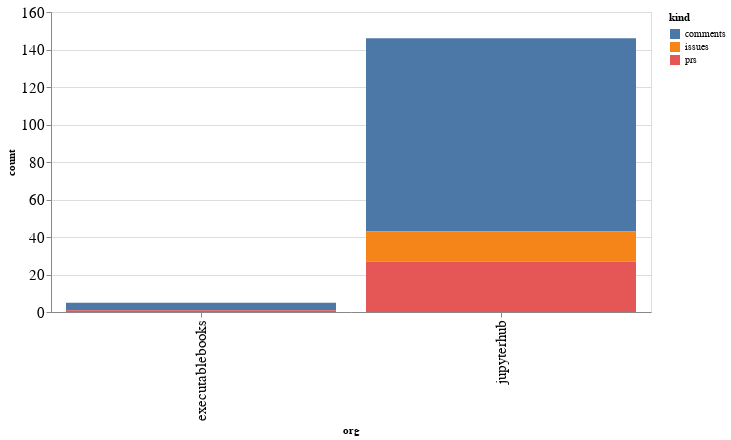

The cell this chart's notebook holds for it:
### Code cell
alt.Chart(org_summaries, width=600).mark_bar().encode(
    x='org',
    y='count',
    color='kind',
    tooltip="org"
)

### Figure 1 — Vega-Lite specification as saved in the notebook (floating-point values rounded to 4 significant figures)
{"config": {"axisLeft": {"labelFontSize": 15}, "axisBottom": {"labelFontSize": 15}}, "data": {"name": "data-fd47fad0e1d07f8d37768ce1f2b562e3"}, "mark": "bar", "encoding": {"color": {"type": "nominal", "field": "kind"}, "tooltip": {"type": "nominal", "field": "org"}, "x": {"type": "nominal", "field": "org"}, "y": {"type": "quantitative", "field": "count"}}, "width": 600, "$schema": "https://vega.github.io/schema/vega-lite/v4.8.1.json", "datasets": {"data-fd47fad0e1d07f8d37768ce1f2b562e3": [{"org": "executablebooks", "kind": "comments", "count": 4}, {"org": "executablebooks", "kind": "prs", "count": 1}, {"org": "jupyterhub", "kind": "comments", "count": 103}, {"org": "jupyterhub", "kind": "issues", "count": 16}, {"org": "jupyterhub", "kind": "prs", "count": 27}]}}
